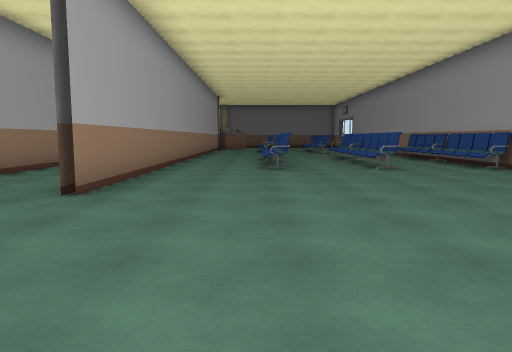
View 1 (above)

24 first-person views from a walk through a 3-D level made in the Unity game engine. The camera is 1.4 m above the floor, tilts 6° down and sees 70° across. The floor is counted in squares, 1.8 m on a side. Each view is taken from the middle of a square. On the plan, view 1 faces up. The plan holds only what a view shows up to about 12 squares ahead; the rest is blank. The player character is not drawn. Door leaves are left out, so doorways stand open.

View 2
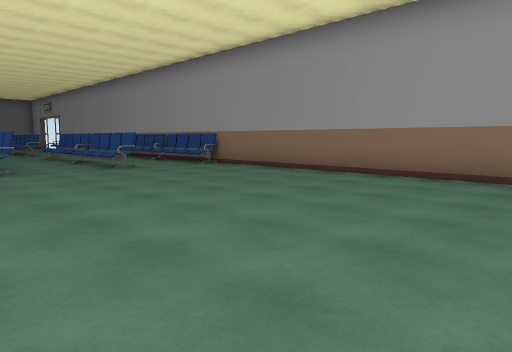

View 3
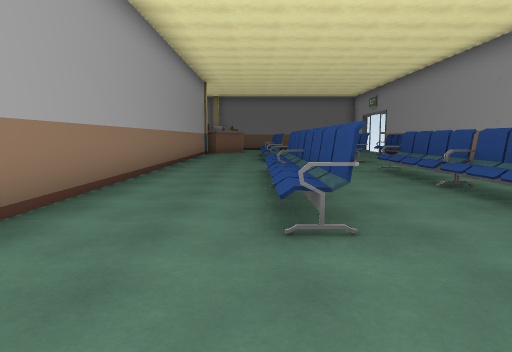

View 4
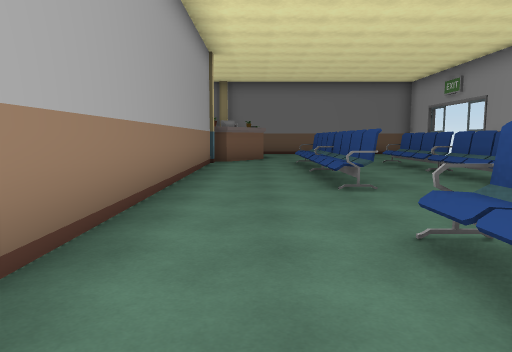

View 5
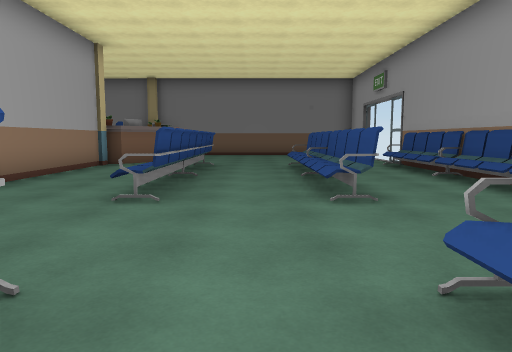

View 6
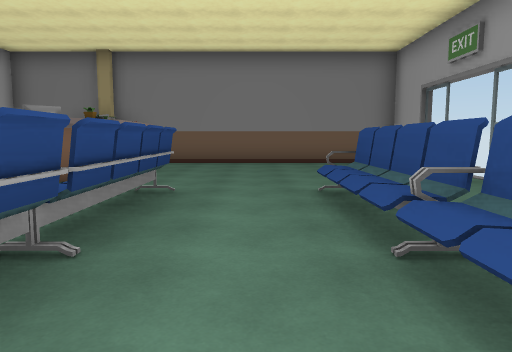

View 7
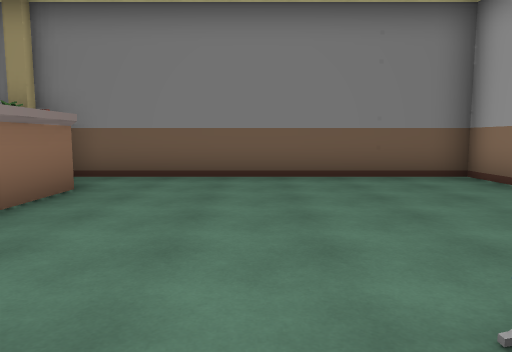

View 8
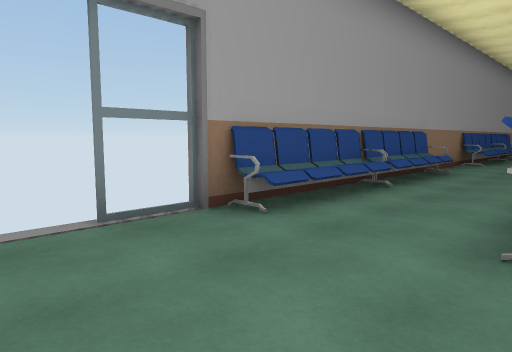

View 9
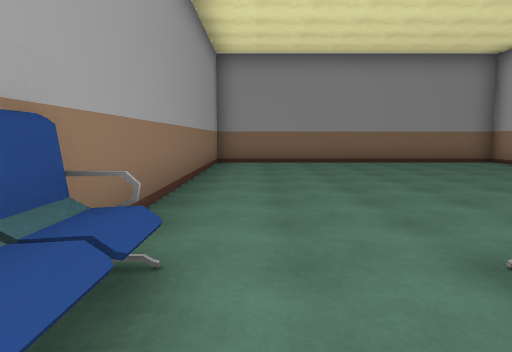

View 10
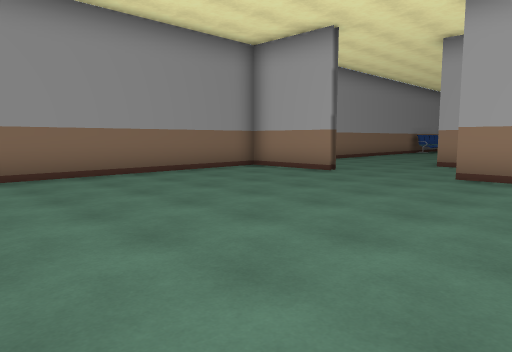

View 11
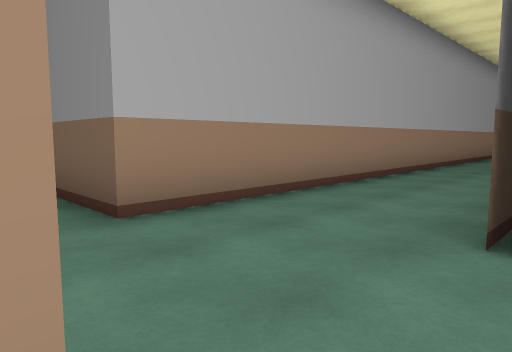

View 12
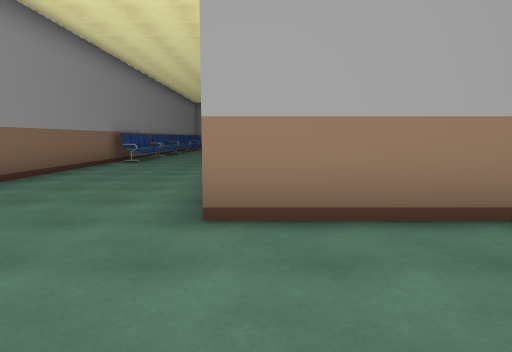

View 13
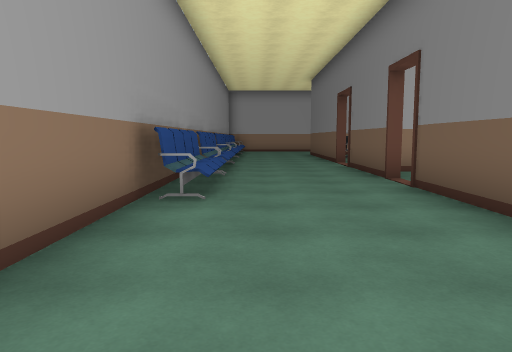

View 14
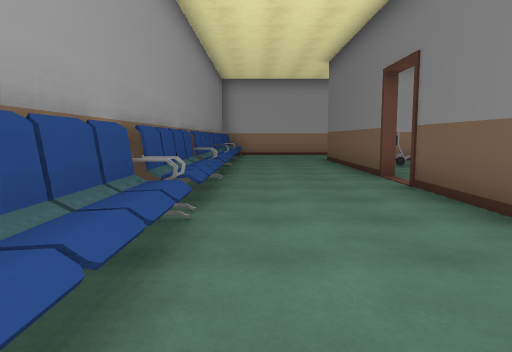

View 15
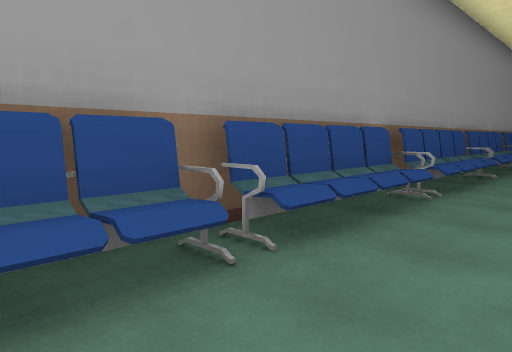

View 16
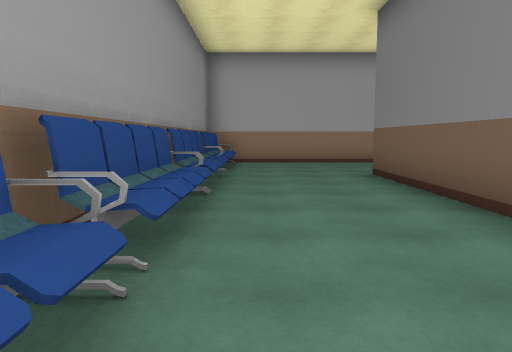

View 17
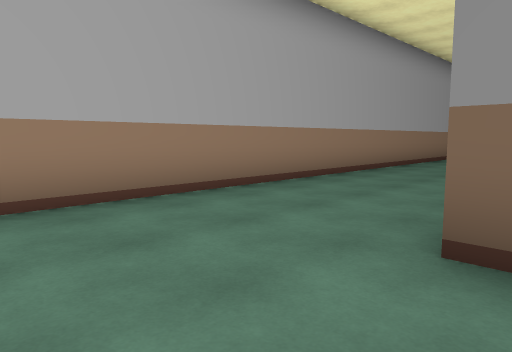

View 18
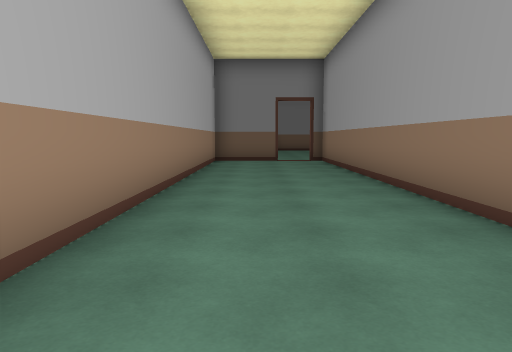

View 19
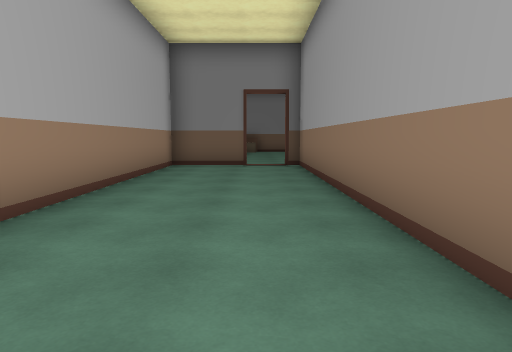

View 20
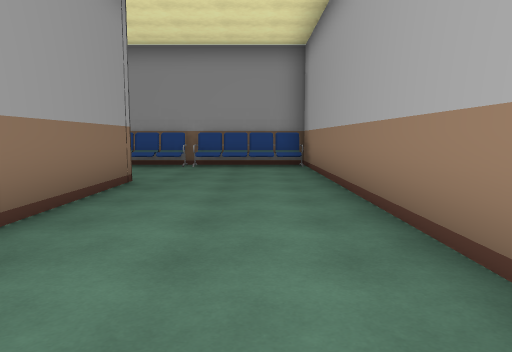

View 21
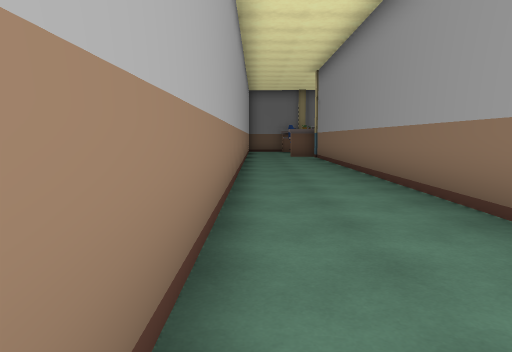

View 22
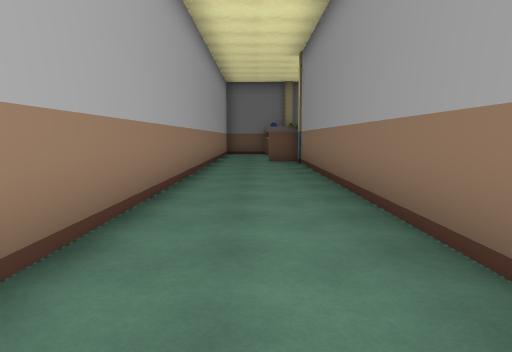

View 23
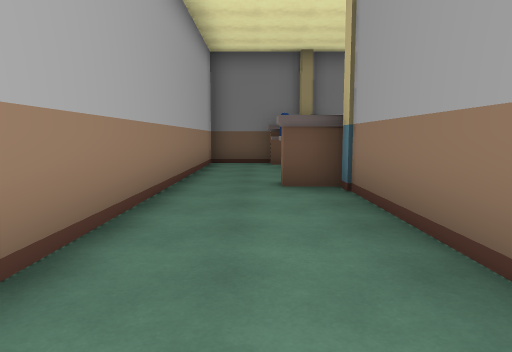

View 24
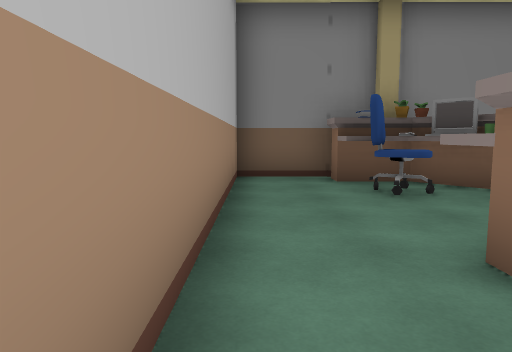

### Floor plan
Points are (right, up) in squares from view 1. A wall is a line through its corners. A room is listed if a view was taken in it or the views show most of it. See-through windows are left out.
Room 1 (views 1, 2, 3, 4, 5, 6, 7, 8, 9, 10, 11, 12)
walls: (6.2, 15) (6.2, 17.1); (6.2, 11.5) (6.2, 12.3); (6.2, 19.4) (6.2, 20.6); (-2.4, 22.5) (-2.4, 4.7); (-2.6, 5.6) (-2.6, 4.8); (-1.2, 24.6) (-1.5, 24.3); (-2.4, 2.1) (-2.4, -0.5) (6.2, -0.5) (6.2, 9.5); (-0.7, 27.5) (-0.7, 25.7); (6.2, 28) (6.2, 29.3) (-1.5, 29.3)
ways out: opening at (-3, 3.5) to room 2
objects: other object (-3, 23) to (-2, 24); other object (-2, 29); other object (0, 12) to (1, 14); other object (1, 9) to (1, 11); other object (1, 18) to (1, 20); other object (1, 21) to (1, 23); other object (3, 9) to (3, 11); other object (3, 12) to (3, 14); other object (3, 18) to (3, 20); other object (3, 21) to (3, 23); other object (6, 10) to (6, 11); other object (6, 13) to (6, 14); other object (6, 18) to (6, 19); other object (6, 21) to (6, 23)
Room 2 (views 13, 14, 15, 16, 17, 18, 19, 20)
walls: (-20.1, 3.5) (-25.8, 3.5) (-25.8, 6.9); (-15.9, 3.5) (-18.9, 3.5); (-12.5, 3.5) (-14.9, 3.5); (-25.8, 10.1) (-25.8, 19.3); (-5.4, 6.5) (-5.4, 3.5) (-7.2, 3.5); (-27.2, 19.3) (-29.4, 19.3) (-29.4, -0.5) (-8.4, -0.5)
ways out: opening at (-3, 3.5) to room 1; opening at (-15, 4) to room 3; opening at (-4.5, 5.5) to room 3; open door at (-19.5, 3.5) to room 3; opening at (-27, 19)
objects: other object (-29, 0) to (-27, 0); other object (-26, 0) to (-24, 0); other object (-23, 0) to (-21, 0); other object (-20, 0) to (-17, 0); other object (-16, 0) to (-14, 0)
Room 3 (views 21, 22, 23)
walls: (-5.4, 10.5) (-5.4, 9.4); (-2.6, 12.2) (-2.6, 21.5); (-5.4, 21.5) (-5.4, 15.4)
ways out: opening at (-15, 4) to room 2; opening at (-4.5, 5.5) to room 2; open door at (-19.5, 3.5) to room 2; opening at (-4.5, 21) to room 4
objects: chair (-23, 4) to (-23, 5)
Room 4 (view 24)
walls: (-5.4, 26.5) (-5.4, 24.4); (-2.6, 21.5) (-2.6, 22.5); (-2.6, 23.7) (-3.6, 23.7) (-3.6, 24.9); (-3.1, 27.8) (-3.6, 27.8) (-3.6, 29); (-2.3, 27.4) (-2.6, 27.8) (-3, 27.8); (-3.4, 29.3) (-5.4, 29.3) (-5.4, 28.4); (-1.7, 27.4) (-2.2, 27.9); (-1.5, 27.4) (-2.3, 28.4) (-3.6, 28.4)
ways out: opening at (-4.5, 21) to room 3
objects: chair (-3, 27)

Where each view was taken, in squares from view 1:
view 1: 0 up, 0 right, facing up
view 2: 0 up, 1 left, facing up-right
view 3: 6 up, 0 right, facing up
view 4: 12 up, 1 left, facing up
view 5: 13 up, 2 right, facing up
view 6: 18 up, 2 right, facing up
view 7: 22 up, 2 right, facing up
view 8: 26 up, 3 right, facing down-right
view 9: 11 up, 5 right, facing down
view 10: 7 up, 5 right, facing down-left
view 11: 2 up, 2 left, facing up-left
view 12: 4 up, 2 left, facing left
view 13: 1 up, 9 left, facing left
view 14: 1 up, 13 left, facing left
view 15: 2 up, 15 left, facing down-left
view 16: 1 up, 18 left, facing left
view 17: 1 up, 25 left, facing up-left
view 18: 7 up, 28 left, facing up
view 19: 9 up, 27 left, facing up
view 20: 10 up, 28 left, facing down
view 21: 9 up, 5 left, facing up
view 22: 12 up, 4 left, facing up
view 23: 18 up, 4 left, facing up
view 24: 22 up, 5 left, facing up
